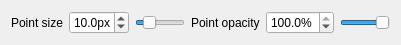
<?xml version="1.0" encoding="UTF-8"?>
<ui version="4.0">
 <class>RenderSettingsWidget</class>
 <widget class="QWidget" name="RenderSettingsWidget">
  <property name="geometry">
   <rect>
    <x>0</x>
    <y>0</y>
    <width>383</width>
    <height>40</height>
   </rect>
  </property>
  <property name="windowTitle">
   <string>Form</string>
  </property>
  <layout class="QHBoxLayout" name="horizontalLayout">
   <item>
    <widget class="QLabel" name="sizeLabel">
     <property name="text">
      <string>Point size</string>
     </property>
    </widget>
   </item>
   <item>
    <widget class="QDoubleSpinBox" name="sizeDoubleSpinBox">
     <property name="minimumSize">
      <size>
       <width>60</width>
       <height>0</height>
      </size>
     </property>
     <property name="maximumSize">
      <size>
       <width>60</width>
       <height>16777215</height>
      </size>
     </property>
     <property name="suffix">
      <string>px</string>
     </property>
     <property name="decimals">
      <number>1</number>
     </property>
     <property name="minimum">
      <double>1.000000000000000</double>
     </property>
     <property name="maximum">
      <double>20.000000000000000</double>
     </property>
     <property name="value">
      <double>10.000000000000000</double>
     </property>
    </widget>
   </item>
   <item>
    <widget class="QSlider" name="sizeHorizontalSlider">
     <property name="minimumSize">
      <size>
       <width>50</width>
       <height>0</height>
      </size>
     </property>
     <property name="maximumSize">
      <size>
       <width>150</width>
       <height>16777215</height>
      </size>
     </property>
     <property name="minimum">
      <number>1000</number>
     </property>
     <property name="maximum">
      <number>20000</number>
     </property>
     <property name="value">
      <number>5000</number>
     </property>
     <property name="orientation">
      <enum>Qt::Horizontal</enum>
     </property>
    </widget>
   </item>
   <item>
    <widget class="QLabel" name="opacityLabel">
     <property name="text">
      <string>Point opacity</string>
     </property>
    </widget>
   </item>
   <item>
    <widget class="QDoubleSpinBox" name="opacityDoubleSpinBox">
     <property name="suffix">
      <string>%</string>
     </property>
     <property name="decimals">
      <number>1</number>
     </property>
     <property name="value">
      <double>100.000000000000000</double>
     </property>
    </widget>
   </item>
   <item>
    <widget class="QSlider" name="opacityHorizontalSlider">
     <property name="minimumSize">
      <size>
       <width>50</width>
       <height>0</height>
      </size>
     </property>
     <property name="maximumSize">
      <size>
       <width>150</width>
       <height>16777215</height>
      </size>
     </property>
     <property name="minimum">
      <number>1</number>
     </property>
     <property name="maximum">
      <number>100</number>
     </property>
     <property name="value">
      <number>100</number>
     </property>
     <property name="orientation">
      <enum>Qt::Horizontal</enum>
     </property>
    </widget>
   </item>
  </layout>
 </widget>
 <resources/>
 <connections/>
</ui>
